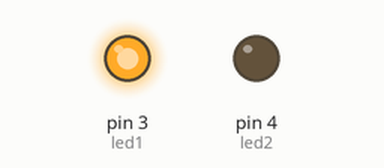
This sketch was run on a simulated Arduino Uno, built with avr-gcc and run on an emulated ATmega328P. Parts: output pins drawn as LEDs (lit = HIGH).

Above: at 0.1 s.
Timing chart, 0 to 1.6 s (numbered marks = the images above):
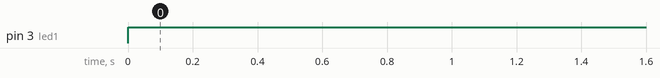

The sketch:

Functions.ino
```cpp
int led1 = 3;
int led2 = 4;
void setup() {
  // put your setup code here, to run once:
  pinMode(led1, OUTPUT);
  pinMode(led2, OUTPUT);
}

void loop() {
  // put your main code here, to run repeatedly:
  led_blinking(led1);
}
void led_blinking(int pin) {
  digitalWrite(pin,HIGH);
  delay(1000);
}
```

Measured:
- by itself, pin 3 (led1): LOW → HIGH at 0.00 s
